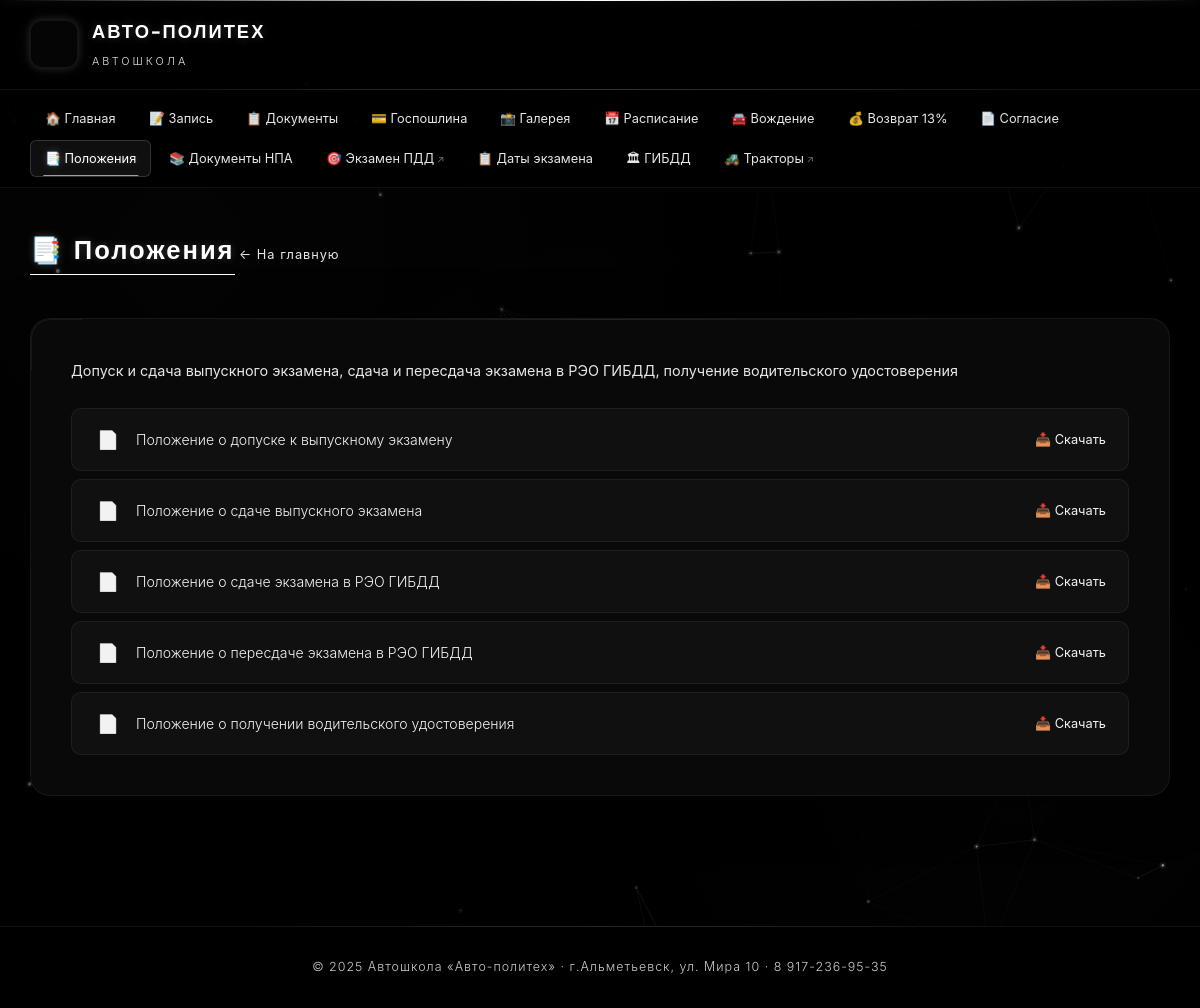
/regulations/, run on the app's committed database.
### main/models.py (models this page shows, shortened)
class Regulation(models.Model):
    title = models.CharField('Название', max_length=300)
    file = models.FileField('Файл', upload_to='regulations/')
    order = models.IntegerField('Порядок', default=0)
    class Meta:
        verbose_name = 'Положение'
        verbose_name_plural = 'Положения'
        ordering = ['order']

class SiteSettings(models.Model):
    phone = models.CharField('Телефон', max_length=100, default='8 917-236-95-35')
    address = models.CharField('Адрес', max_length=300, default='г.Альметьевск, ул. Мира 10')
    office_room = models.CharField('Кабинет записи', max_length=50, default='№312')
    work_hours = models.CharField('Время работы', max_length=200,
                                  default='понедельник-пятница с 8:00 до 16:00 (обед с 12:00 до 13:00)')
    director_name = models.CharField('Руководитель', max_length=200, default='Алаев Владимир Петрович')
    director_office = models.CharField('Кабинет руководителя', max_length=50, default='220 кабинет')
    gosposhlina_link = models.URLField('Ссылка для оплаты госпошлины', max_length=500, blank=True)
    class Meta:
        verbose_name = 'Настройки сайта'
        verbose_name_plural = 'Настройки сайта'
    @classmethod
    def load(cls):
        obj, created = cls.objects.get_or_create(pk=1)
        return obj

### main/views.py (the view)
# urls.py: path('regulations/', views.regulations, name='regulations'),
def regulations(request):
    regs = Regulation.objects.all()
    context = {
        'regulations': regs,
    }
    return render(request, 'main/regulations.html', context)

### main/context_processors.py (called while the page is built)
def site_settings(request):
    try:
        settings = SiteSettings.load()
    except Exception:
        settings = None
    return {'site_settings': settings}

### main/templates/main/regulations.html (shortened to what this page needs)
{% extends 'main/base.html' %}
{% block content %}
<div class="page-header">
    <h2>📑 Положения</h2>
    <a href="{% url 'main:index' %}" class="back-link">← На главную</a>
</div>
<div class="glass-card">
    <p style="color: var(--text-muted); margin-bottom: 25px; font-size: 0.9rem;">
        Допуск и сдача выпускного экзамена, сдача и пересдача экзамена в РЭО ГИБДД, получение водительского удостоверения
    </p>
    <div class="docs-list">
        {% for reg in regulations %}
        <a href="{{ reg.file.url }}" target="_blank" class="doc-item">
            <span class="doc-icon">📄</span>
            <span class="doc-title">{{ reg.title }}</span>
            <span style="color: var(--accent-blue); font-size: 0.8rem;">📥 Скачать</span>
        </a>
        {% empty %}
        <p style="color: var(--text-muted); text-align: center; padding: 30px;">
            Положения ещё не загружены
        </p>
        {% endfor %}
    </div>
</div>
{% endblock %}

### main/templates/main/base.html (shortened to what this page needs)
{% load static %}
<!DOCTYPE html>
<html lang="ru">
<head>
    <link rel="stylesheet" href="{% static 'main/css/style.css' %}">
</head>
<body>
    <header class="header">
        <div class="header-content">
            <a href="{% url 'main:index' %}" class="logo">
                <div class="logo-icon"><img src=""></div>
                <div class="logo-text">
                    <h1>АВТО-ПОЛИТЕХ</h1>
                    <span>Автошкола</span>
                </div>
            </a>
        </div>
    </header>
    <nav class="nav">
        <div class="nav-content">
            <ul class="nav-list">
                <li><a href="{% url 'main:index' %}" {% if request.resolver_match.url_name == 'index' %}class="active"{% endif %}>🏠 Главная</a></li>
                <li><a href="{% url 'main:enrollment' %}" {% if request.resolver_match.url_name == 'enrollment' %}class="active"{% endif %}>📝 Запись</a></li>
                <li><a href="{% url 'main:documents' %}" {% if request.resolver_match.url_name == 'documents' %}class="active"{% endif %}>📋 Документы</a></li>
                <li><a href="{% url 'main:fee_info' %}" {% if request.resolver_match.url_name == 'fee_info' %}class="active"{% endif %}>💳 Госпошлина</a></li>
                <li><a href="{% url 'main:gallery' %}" {% if request.resolver_match.url_name == 'gallery' %}class="active"{% endif %}>📸 Галерея</a></li>
                <li><a href="{% url 'main:schedule' %}" {% if request.resolver_match.url_name == 'schedule' %}class="active"{% endif %}>📅 Расписание</a></li>
                <li><a href="{% url 'main:driving_schedules' %}" {% if request.resolver_match.url_name == 'driving_schedules' %}class="active"{% endif %}>🚘 Вождение</a></li>
                <li><a href="{% url 'main:tax_return' %}" {% if request.resolver_match.url_name == 'tax_return' %}class="active"{% endif %}>💰 Возврат 13%</a></li>
                <li><a href="{% url 'main:consent' %}" {% if request.resolver_match.url_name == 'consent' %}class="active"{% endif %}>📄 Согласие</a></li>
                <li><a href="{% url 'main:regulations' %}" {% if request.resolver_match.url_name == 'regulations' %}class="active"{% endif %}>📑 Положения</a></li>
                <li><a href="{% url 'main:normative_docs' %}" {% if request.resolver_match.url_name == 'normative_docs' %}class="active"{% endif %}>📚 Документы НПА</a></li>
                <li><a href="https://pddlife.com/" target="_blank" class="external">🎯 Экзамен ПДД</a></li>
                <li><a href="{% url 'main:exam_dates' %}" {% if request.resolver_match.url_name == 'exam_dates' %}class="active"{% endif %}>📋 Даты экзамена</a></li>
                <li><a href="{% url 'main:gibdd_dates' %}" {% if request.resolver_match.url_name == 'gibdd_dates' %}class="active"{% endif %}>🏛 ГИБДД</a></li>
                <li><a href="https://gtn-exam.ru/" target="_blank" class="external">🚜 Тракторы</a></li>
            </ul>
        </div>
    </nav>
    <main class="main-content">
        {% block content %}{% endblock %}
    </main>
    <footer class="footer">
        <p>© 2025 Автошкола «Авто-политех» · {% if site_settings %}{{ site_settings.address }}{% else %}г.Альметьевск, ул. Мира 10{% endif %} · {% if site_settings %}{{ site_settings.phone }}{% else %}8 917-236-95-35{% endif %}</p>
    </footer>
</body>
</html>

### data on the page
Regulation: title "Положение о допуске к выпускному экзамену"
Regulation: title "Положение о сдаче выпускного экзамена"
Regulation: title "Положение о сдаче экзамена в РЭО ГИБДД"
Regulation: title "Положение о пересдаче экзамена в РЭО ГИБДД"
Regulation: title "Положение о получении водительского удостоверения"
SiteSettings: address "г.Альметьевск, ул. Мира 10", phone "8 917-236-95-35"
